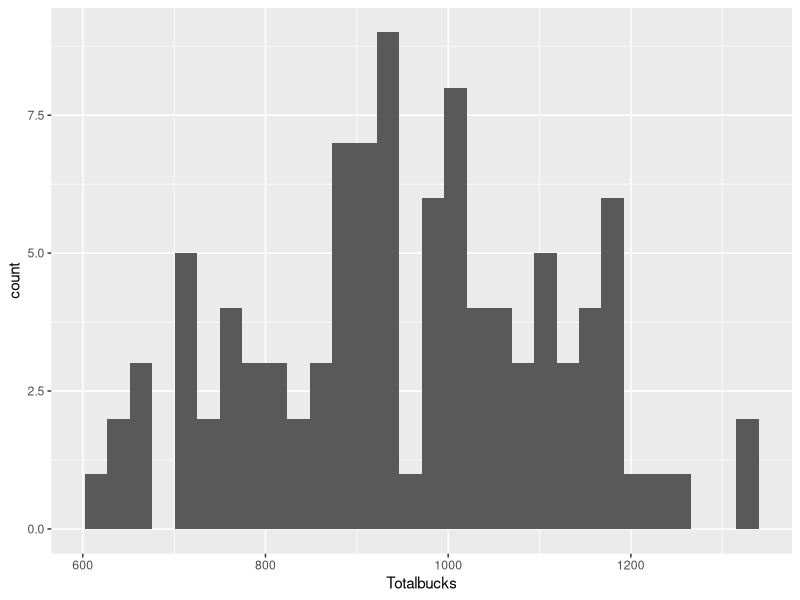

The R source for this figure:
require(plyr)
require(ggplot2)

setwd('/Users/ginaschmalzle/Documents/Craig_R')

# This is the number of shoes I theoreticallyy bought 
# last year divided by the total number of shoes in 
# the store (multiply by 100 and you get the 
# percentage of shoes I bought compared
# to the total number in the store).
R <- 0.01
# Assign the total number of iterations for sampled datasets
it <- 100
# Assign year 2 budget 
bd = 1000
# Assign number of shoes
nshoe1 <- 1000               # Number of shoes in the store in year 1
meanprice1 <- 100         # Mean price of shoes in year 1
pricesd1 <- 50            # Std of price in shoes in year 1

nshoe2 <- 1400               # Number of shoes in the store in year 2
meanprice2 <- 120            # Mean price of shoes in year 2          
pricesd2 <- 40            # Std of price in shoes in year 2
#############################################################################

# Create dummy dataframes
# The dummy dataframe has a number of shoes (n), mean price, and Stdev. of price
makedata <- function (numberofshoes, dm, sdv){
 # Assign number of shoes 
 df <- data.frame(shoes = seq(1:numberofshoes))
 # Assign random # of bucks for each shoe
 df$bucks <-  rnorm(n = numberofshoes, mean = dm, sd = sdv)
 return (df)
}

# Functions for make a sample dataframe
sampleme <- function(dataframe, samplerate){
  # Generate a subsample of shoe numbers, then take the associated
  # bucks and stick them into sdf.
  sdf <- data.frame(shoes=sample(dataframe$shoes, size = (samplerate*nrow(dataframe))))
  sdf <- merge(sdf,dataframe,all.x=TRUE)
  return (sdf)
}

# Take samples and store them in one big dataframe that contains the iteration number
storesamples<-function(iteration, df, sr){
  for (iter in 1:iteration){
    sdf <- sampleme(dataframe = df, samplerate=sr)
    sdf$index <- iter
    ifelse(iter == 1, allsdf <-sdf, allsdf <-rbind(allsdf,sdf))
  } 
  return(allsdf)
}

# Figure out how many shoes I can buy
shoesIcanbuy <- function(dataframe,mypurse){
  numofshoepairs <- 0
  while (mypurse > 0)  {
    Shoe.pair<-dataframe[sample(nrow(dataframe),1),]
    if (mypurse >= Shoe.pair$bucks){
      mypurse<-mypurse-Shoe.pair$bucks
      numofshoepairs <- numofshoepairs + 1 
    }  
  }
  return(numofshoepairs)
}

how_many_shoes_in_store_I_bought <- function(dataframe, summarya){
  numofshoepairs <- array()
  for (i in 1:nrow(summarya)) {
    mypurse<-summarya[i,3]
    for (j in 1:100){
      numofshoepairs[j] <- shoesIcanbuy(dataframe, mypurse)
    }
    numofshoepairs.df<-data.frame(Shoes=numofshoepairs)
    ifelse(i==1, numofshoepairs.masterdf<-numofshoepairs.df, 
           numofshoepairs.masterdf<-rbind(numofshoepairs.masterdf,numofshoepairs.df))
  }
  return(numofshoepairs.masterdf)
}
############  END PART !
#########START PART 2 - Given a total day budget of bd bucks, 
#                       and given the number of bucks in summarya, what
#                       sampling fraction can be expected from df2 data?
#steps 
#0 find your budget in bucks= BD-summarya$bucks in each interation
# sum the number of bucks in df2
#1. start with row 1 in summarya
#2. select a pair of shoes from df2
#3. select bucks in step 2 and subtract from budget
#4. add 1 to the number of shoes already selected and save
#5. evaluate new budget against 0; if <= 0 stop else goto step 2
#Step 0:


# make data takes three inputs: number of shoes, mean, and sd)
df1 <- makedata(nshoe1, meanprice1, pricesd1)
df2 <- makedata(nshoe2, meanprice2, pricesd2)
a <- storesamples(it,df1,R)

## Summarize output
summarya <- ddply(a, .(index), summarize, Totalbucks = floor(sum(bucks)))
(ggplot(summarya, aes(x=Totalbucks))
 + geom_histogram()
)
summary(summarya$Totalbucks)
###Summarize the outcome as a rate
#summarya$Available.bucks <- bd-summarya$Totalbucks
#numofshoepairs.masterdf <- how_many_shoes_in_store_I_bought(df2,summarya)
#numofshoepairs.masterdf$Rate<-numofshoepairs.masterdf$Shoes/nrow(df2)
#(ggplot(numofshoepairs.masterdf, aes(x=Rate))
# + geom_histogram(aes(y=..density..), fill="gray", color="black")
# + theme_bw()
# + geom_density(color="red")
# + geom_vline(x=mean(numofshoepairs.masterdf$Rate), color="blue")
#)
#summary(numofshoepairs.masterdf$Rate)
#summary(numofshoepairs.masterdf$Shoes)
